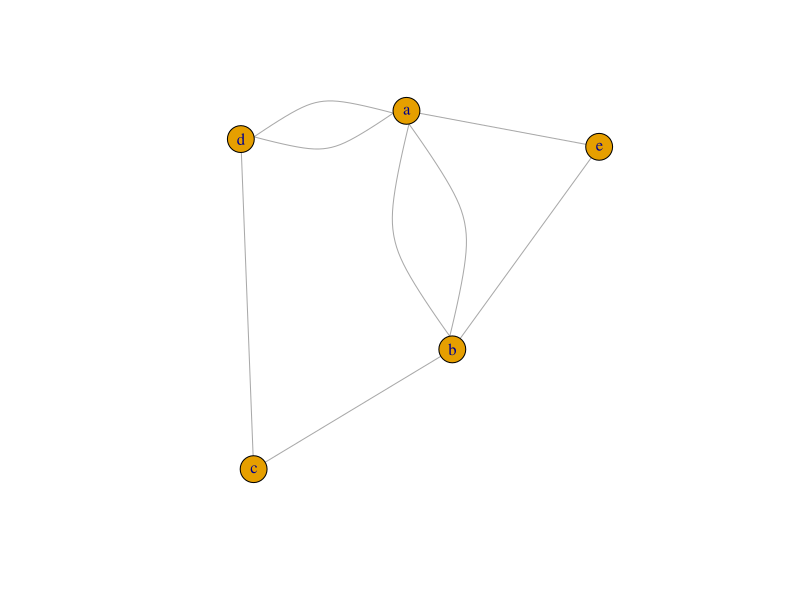
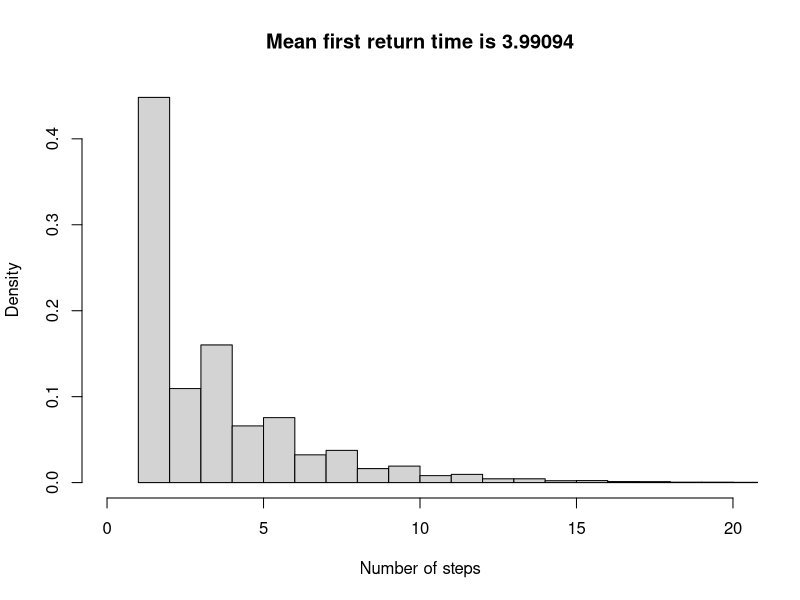
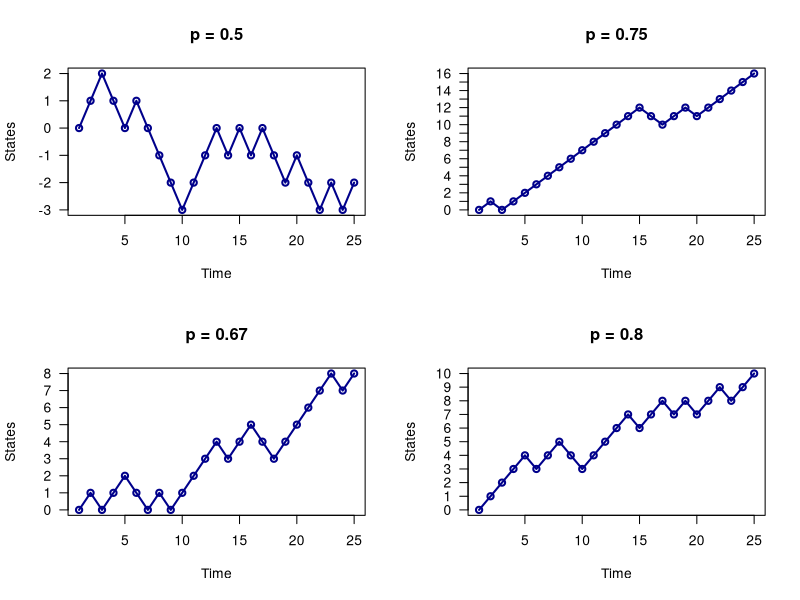

Here is the R script that generated these plots, in order:
## ---- chunk 1
knitr::opts_chunk$set(echo = TRUE)
## ---- chunk 2
library(igraph)
edges = c("a", "b", "a", "e", "a", "d", "b", "a", "b", "e", "b", "c", "d", "a", "d", "c")

graph <- graph(edges, directed = FALSE)
plot(graph)
## ---- chunk 3
P <- matrix(0,5,5)
rownames(P)<-c('A','B','C','D','E')
colnames(P)<-c('A','B','C','D','E')
P[1,]<-c(0,1/3,1/3,1/3,0)
P[2,]<-c(1/3,0,1/3,0,1/3)
P[3,]<-c(1/2,1/2,0,0,0)
P[4,]<-c(1/2,0,0,0,1/2)
P[5,]<-c(0,1/2,0,1/2,0)
P
## ---- chunk 4

r <- eigen(t(P))
V<-r$vectors
pibar<-V[,1]/sum(V[,1])
pibar

pibar[1]

## ---- chunk 5
1/pibar[1]
## ---- chunk 6

takestep <- function(x) {
  switch(x,
         sample(c(2,3,4),1), #A
         sample(c(1,3,5),1), #B
         sample(c(1,2),1),   #C
         sample(c(1,5),1),   #D
         sample(c(2,4),1))   #E
}

## ---- chunk 7

waitingtime <- function(vertex) {
  x <- vertex
  for (j in 1:10000) {
    x <- takestep(x)
    ifelse(x==vertex, return(j),-1) # takes steps until hits vertex again
    } }

## ---- chunk 8

nsims <- 100000
sims <- matrix(0,nsims)
for (k in 1:nsims)  sims[k] <- waitingtime(1) # vertex A
hist(sims,(min(sims)-1):(max(sims)+1),freq=FALSE,
     xlab="Number of steps",xlim=c(0,20),
     main=paste("Mean first return time is",mean(sims)))

summary(sims)
## ---- chunk 9
R<-P[2:5,2:5]
R

M<-solve(diag(4)-R)
M

answer<-sum(M[2,])
answer
## ---- chunk 10

M[2,1]

## ---- chunk 11
library(expm)
abs_C_A = P
abs_C_A[1,]<-c(1,0,0,0,0)
abs_C_A[3,]<-c(0,0,1,0,0)
temp<-abs_C_A %^% 1000
temp[2,1]

## ---- chunk 12
S=c(-1,1); p1=c(1/2,1/2); p2=c(1/3,2/3); p3=c(1/4,3/4)
p4=c(1/5,4/5); p=c(p1[2],p2[2],p3[2],p4[2])
P=rbind(p1,p2,p3,p4); P
## ---- chunk 13

n=25 # length of the realization
x=matrix(nrow=n,ncol=4); x[1,]=c(0,0,0,0)
for(j in 1:4)
{
set.seed(j)
for(i in 2:n)
{
x[i,j]=x[i-1,j]+sample(S,1,P[j,],replace=T)
}
}
x;

## ---- chunk 14
png("output.png", width = 800, height = 600)
par(mfcol=c(2,2));p=round(p,2);p
prob=paste("p =",p,sep=" ")
for(j in 1:4)
{
plot(1:n,x[,j],"o",main=prob[j],ylab="States",xlab="Time",
col="dark blue",yaxt="n",lwd=2)
axis(2,at=sort(unique(x[,j])),labels=sort(unique(x[,j])),las=2)
}
